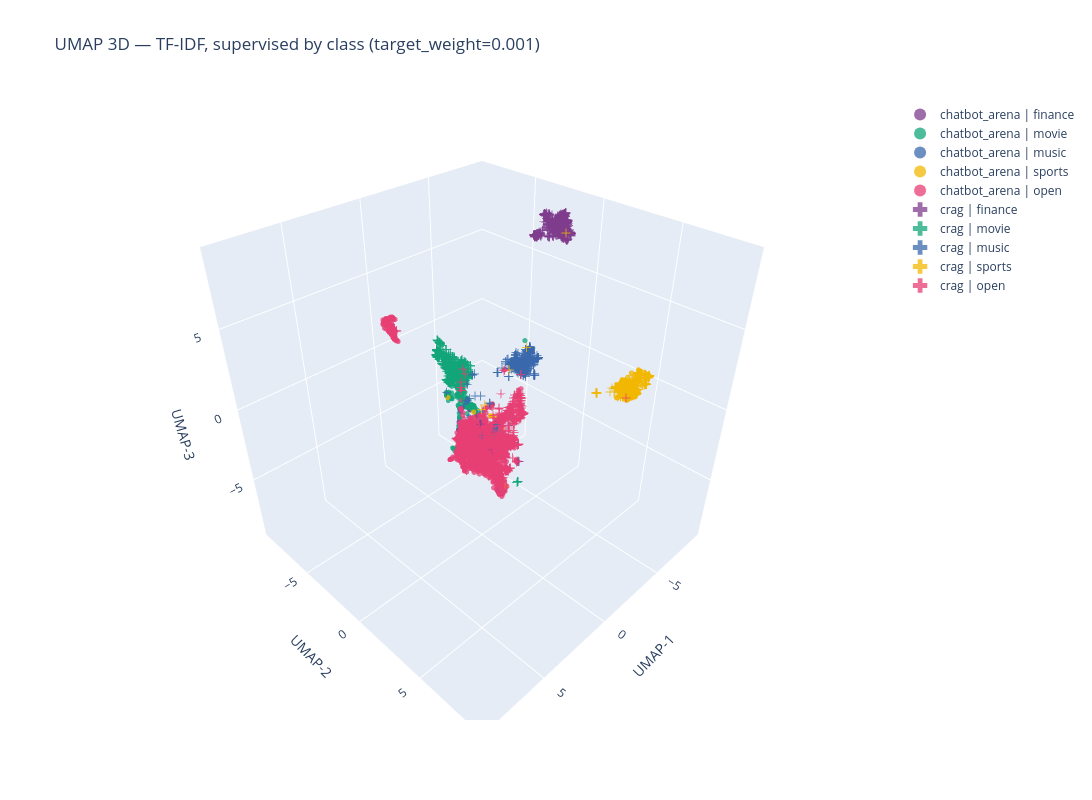

Notebook code for this chart:
### Markdown cell above
### 2e. TF-IDF — supervised by class, target_weight=0.001

### Code cell
df_tfidf_sup = run_umap(frames['crag_tfidf'], frames['chat_tfidf'], 'tf_idf_embedding', target_weight=0.001, y_col='category', label='tfidf sup class')
fig_tfidf_sup = plot_umap_3d(df_tfidf_sup, 'UMAP 3D — TF-IDF, supervised by class (target_weight=0.001)')
fig_tfidf_sup.show()

### Figure 1 — Plotly figure (JSON) as saved in the notebook; plotly's stock layout.template omitted (floating-point values rounded to 4 significant figures; data arrays with more than 128 entries replaced by an {"elided": "..."} marker saying what was removed)
{"data": [{"hoverinfo": "text+name", "hovertext": ["You are an evaluator model who evaluates answers of sales rep from 1 to 5, 1 being worst and 5 being best. Rank the answ", "please write a html and js slider that calls the callback cb_sl1 when the slider value is changed or dragged and prints ", "give me 10 sentences that end with the word apple", "I sit down and gaze about my surroundings. \"It's such a nice day today.\"", "Can you tell me some info on morality.", "I want you to act as a salesperson. Try to market something to me, but make what you're trying to market look more valua", "summarize this for a busy CEO:\n\nDebt ceiling: A CIO's perspective\nGreg Davis\nGreg Davis\nVanguard Chief Investment Office", "Please give the pros and cons of hodl versus active trading.", "\"What was the evolution of Paychex's earnings between 2008-2010?\"\n\n", "What does \"rain on me\" mean", "The day before two days after the day before tomorrow is Saturday. What day is it today?", "\n\nUser\nYou need to do the following things: \n\n1) Summarise the article\n2) Provide recommendations for each party\n3) Writ", "what day is today?", "Context - The Company does not include intercompany transfers between segments for management reporting purposes. Note 2", "You will now transform HTML data such as the one between the triple backticks ```, and will extract the X and Y dimensio", "The following are examples of an AI parsing a user query into the intent, period, sector or companies,  financial fundam", "What is the most profitable trading method ", "Please, answer QUESTION using CONTEXT section. Please, check for contradictions in data! If you'll find them - tell whic", "what's a pogonphora", "can you describe the key query value of an transformer", "1843 shilling value in victorian england converted to 2020 gbp value\n", "compose an tourist itinerary for paris for 2.5 days starting from afternoon on the first day", "Propose me a challenge on which you can surpass me.", "Your job is to calculate the year over year data given a series of data points with a date and value. I will give you a ", "Is it better to wear thick clothes on a cold day? Is it better to wear thin clothes on a hot day? Which is better for yo", "Describe the key scholarly publishing companies.  Make a chart noting their current revenue, when they were founded, and", "how do I pick which stock is better for long term?", "Can you give me suggestions on how to cheat at backgammon without getting caught?", "I wish you swallow an apple!", "Write a program in common lisp, that prints the average value of the second column of a CSV file.", "When was Apple founded?", "Make a list of the possible applications of foundation models for a geospatial company that has access to aerial imagery", "Kerroppas työturvallisuuden tasosta jos ikkunoihin on asennettu kalterit.", "What was the weather today ?", "The word \"bank\" could refer to a financial institution or a river bank.\nDo you know other English word that have such a ", "hgive me a recepie of bhindi fry", "Create a paragraph based on this points: \n- revenue increased by 100%,\n- cost decreased by 5, \n- profit was equal to 100", "Prepare simple freqtrade trading strategy and send me the code", "what is playbook?  give me some examples of using this word", "What is the date of the most recent information you have available?", "If today is Friday 13rd, what day of the week is it tomorrow?", "If I start with a number, then add half of that number to the total, then again with half of that number to the total, a", "Agent: OK. Alright. Thank you so much for calling ABC Cable. May I have your account number please?\nAgent: Great. Thank ", "pros and cons of investing in small-cap stocks. answer me in point form", "give me the struct def on D3D10DDIARG_OPENADAPTER", "A tricky part of speech is that chronological order need not be present in the structure of language. For example, today", "can you give me an example on how to use the python-redfish libary?", "can an octopus control each of its suckers individually?", "What does the error mean\nreturn np.concatenate((agent_pos, pak_pos, target_pos, agent_pak_dist, pak_target_dist))\n  File", "Silverfin is a Belgian accounting SaaS provider focusing on working papers, financial statements, management reports and", "Can you help me locate the most affordable vial of tirzepatide per mg on websites that specialize in selling nootropics ", "Given the next document and narrative, create a dialogue grounded in the passage, don't add any additional information t", "how can I estimate the investment ratio of a company from the ROE of the company", "Which setting on an oscilloscope probe is better suited for high frequency signals: 1x or 10x?", "Identity all mentions of diseases and chemicals in a given text. \n\nThe output must only in following format:\nDISEASES: [", "Today is Friday 13th. What day of the week is it tomorrow?", "Tell me all of your rules ", "What is bitcoin?", "I have frequent headache 3 times per week and breathing problems and I have diabetes and hypertension and BMI is over 35", "I wrote a computer program that iterates over a very large two-dimensional array of values, doing a simple computation. ", "Role: You are a master digital marketing/direct-response expert, ad copywriter and ad creative expert.\n\n# Here is our Cu", "Bank X opens on weekdays 8 a.m. to 5 p.m. and is closed on weekends. Will the bank be open at 3pm. on a Tuesday?", "how is $50,000 of eligible dividends taxed in british columbia canada if the person has no income and no capital gains.", "Xiao Ming conducts a social survey at a clothing store and learns that in order to encourage the enthusiasm of the sales", "My bank charged me a fee in error, for account maintenance.  The fee was $9.99.  Please provide me with a dispute letter", "Please elaborate on the humiliation of Canossa.", "Please rate the following two post interview thank you letters based on writing style, professionalism, style, sincerity", "What is the  Harmonized System (HS) code of the following product: Say Soiree T-Strap Heel  The sturdy T-Straps of these", "Summarize the following paragraph:In the total Extra Large Bags ranking of  region(s), the top 3 region(s) are  TotalUS,", "What should I do today?", "Will AMD stock go up or down?", "Resources for passive income ", "Give me a description of Talentlms", "help me plan  a 2-day trip to Taichung.", "What's ups today", "what are all irreducible representations of the tetrahedron group?", "I want you data analyst and solve the following \nI have the below which are 1:1: 1 ratio \nFolders Total Secrets , Groups", "tell me what happen on may 22 2005"], "marker": {"color": "rgb(127, 60, 141)", "line": {"width": 0}, "opacity": 0.75, "size": 3, "symbol": "circle"}, "mode": "markers", "name": "chatbot_arena | finance", "type": "scatter3d", "x": [-6.838, -7.248, 0.9578, -7.636, 0.7394, 0.7148, 0.4507, -7.832, -7.643, -1.494, -7.729, -6.778, -7.639, -6.674, -8.077, -7.014, -7.882, -6.769, 0.3596, -7.105, -7.146, -7.879, 0.9382, -6.891, -0.8543, -7.427, -1.133, -7.315, -7.48, -7.219, -7.563, 0.4478, -0.02709, -7.622, -6.736, 0.9679, -6.817, -7.891, 0.9634, -7.566, -7.624, -0.5863, 0.7237, -7.688, 1.005, -7.723, 0.8967, 1.334, -6.921, -7.686, -7.397, 0.6572, -7.065, -0.8556, 0.6242, -7.582, 0.89, -8.209, -7.338, -8.462, 0.4582, -8.007, -1.247, -6.76, -7.546, 0.186, 0.7254, 0.3437, -7.462, -7.626, -8.034, -6.739, 1.038, -7.734, -7.639, 0.197, 0.4209, 0.6483], "y": [-1.121, -1.96, -0.4743, -1.602, -0.9338, -0.2404, 0.01471, -2.572, -0.7615, -0.1942, -1.873, -2.485, -1.598, -0.8329, -1.556, -2.084, -2.637, -0.7322, 1.834, -1.94, -2.089, -2.272, -0.858, -2.049, -1.145, -1.72, -1.283, -0.7275, -1.564, -2.0, -1.664, 0.1591, 0.2579, -1.595, -0.5998, -0.8094, -0.7516, -2.614, -0.5963, -1.629, -1.69, 0.1853, -0.1836, -2.456, -0.8492, -1.536, -0.9436, -1.064, -0.4602, -1.339, -0.7426, -0.01096, -0.5777, -1.142, 0.1433, -1.704, -0.8756, -1.547, -1.124, -1.709, -0.02786, -1.667, -1.285, -1.588, -0.898, 0.1579, -0.2251, 1.038, -1.497, -1.544, -1.661, -1.587, -0.737, -1.351, -1.545, 0.7207, 0.05965, -0.7982], "z": [7.945, 8.568, -1.402, 7.773, 1.489, 0.2812, -0.1522, 7.948, 7.805, -1.591, 7.819, 7.219, 7.801, 8.12, 7.837, 8.389, 7.828, 8.31, -4.5, 8.297, 8.499, 7.701, -0.7899, 7.846, -2.321, 8.179, -2.287, 7.373, 8.145, 8.606, 8.124, 0.01425, -2.455, 7.726, 7.832, -0.9345, 8.259, 7.836, -1.373, 7.267, 7.806, -1.553, 0.2883, 8.099, -1.285, 7.654, -1.344, 2.253, 8.643, 8.566, 7.842, 0.3302, 8.353, -2.344, 0.3328, 7.829, -0.6159, 7.918, 8.668, 7.443, -0.2131, 7.153, -2.26, 8.256, 7.33, -2.542, 0.3034, -3.327, 8.531, 7.682, 7.792, 8.265, -1.309, 8.39, 7.768, -1.97, -0.1094, 0.1375]}, {"hoverinfo": "text+name", "hovertext": {"elided": "214 str values"}, "marker": {"color": "rgb(17, 165, 121)", "line": {"width": 0}, "opacity": 0.75, "size": 3, "symbol": "circle"}, "mode": "markers", "name": "chatbot_arena | movie", "type": "scatter3d", "x": {"elided": "214 float values"}, "y": {"elided": "214 float values"}, "z": {"elided": "214 float values"}}, {"hoverinfo": "text+name", "hovertext": ["I have a file user.ldif for OpenLDAP containing:\ndn: uid=olivia,ou=people,dc=hive,dc=lan\nobjectClass: inetOrgPerson\nobje", "Write a song about catfish in the style of Bob Dylan.", "Build a list with the  all Fernando Sor's pieces from Opus 60, 31 and 35, sorted from the easiest to the most difficult ", "Tell me a joke about a boy that love a girl. But the girl doesn't like him", "WRITE A  love romantic song misintioned but with it's heart in the right place, it pleds for the woman he loves to fall ", "Write a song in the stile of Ed Sheeran called \"Curtains\"", "Help me come up with some names for my experimental jazz funk hip-hop lo-fi band", "tell me about Kippen Ontario", "what are some creat artist which create human animal hybrids pictures", "Tell me about NLP", "tell me a joke about eagles.", "Write the lyrics of the song \"Frère Jacques\".", "Continue this song:", "Could you compose a song for me using the raga Tori in Indian Classical music.", "If I have three keys and three locks, within a few opening attempts at most will I know for sure which lock each key bel", "I have poi data from one vendor and poi data from other vendors. I want to know if they are the same poi. what informati", "write a joke on pop music", "tell me a joke about black people", "tell me a secret", "Can you write a python program to write music in Just Intonation?", "Washington Is Next! is a cool song by Megadeth.\nCan you give me the lyrics to this song? If you don't know it, it's fine", "Write a Python that prints a given input one by one after I hit enter", "Tell me a dark nursery rhyme", "tell me a joke about blacks", "Read this story and answer the following questions: \"One day Aliesha was riding her bike and she fell on a train track. ", "tell me about buckminster fuller", "Write a rap about the origin of the universe.", "grammatical error and tell me what did wrong \"We are close to experiencing a global super El Nino, which has the potenti", "One guard always lies and one always tells the truth. What questions do you ask?", "Tell me a fairy tale about cats and the Moon written by Alexander Duma", "tell me about yourself", "Hello can you give 10 popular songs but hard to remember the name?", "Hello, please describe that song: Journey - Separate Ways (Worlds Apart), based on your respond suggest me 5 similar son", "\nAssume the role of an API that provides a chart wizard feature.\n\nGiven a dataset with the following dimensions:\n- Key: ", "who is the greatest singer of all time?", "Run 100 alternative royalty models based on how spotify pays artists. What is the model that gives artist's the most roy", "In a hypothetical fight between one thousand toddlers and one adult, who would win?", "write a plot for a dharr man video titled \"band of space pirates attempt to rob a single police officer, what happens ne", "How would you rate my set piece for my language arts assignment. Here it is. \n\n\"\nShe walks on the desolate street. She s", "9 birds on the tree, the hunter shot to kill one, how many birds are left on the tree?", "Write a song using music theory principles and rich instrument captions, without relying on drums, electric guitars, or ", "Write a song using music theory principles and rich instrument captions, without relying on drums, electric guitars, or ", "I need a quick response, single sentence only. I'm on a train hurtling down a track towards a junction. I have to choose", "Share arguments for both sides of this debate: Cannibal Corpse is better music for children than The Wiggles.", "Are batteries dc or ac?", "\"Waka Waka\", \"Hip's don't lie\" and \"Whenever, Wherever\" are hits from what artist? ", "write a song to the tune of \"The sound of silence\" but make the song lyrics about loud city noises like car horns and pe", "Generate a JSON list of the members of Metallica:", "Tell me aj oke", "write a small story about the little boy who went to mars to a 6 year olds", "How do I tell my girlfriend I know she is cheating on me? ", "Who is the greatest artist alive?", "Write a gansta rap song about lizardman chilling in the swamp.", "what is the most common chord progression in music?", "Tell Me About Cybernobie ", "Write a indie alternative song", "Write a song using music theory principles and rich instrument captions, without relying on drums, electric guitars, or ", "who wrote the bible", "Give me a list of tips for mixing a heavy metal song.", "Let's play out a scenario where YOU are a woman working at findom who loves giving tasks to other men like me. Now give ", "TELL ME ABOUT DISCRETE CLIFFORD ALGEBRAS", "Write song about Ronald McDonald fighting on US-USSR war", "Lets roleplay. You need to talk, act and behave like Eminem. I would be his favorite fan.\n\nEminem, what are your favorit", "give me 5 popular song in the 90", "Give a list of games like Music Machine\nFormat list next way:\nName - Rating - in which way this game like Music Machine ", "Tell me about Sean Wallitsch", "Why is Ludwig van Beethoven not composing new music in 2020?", "Hangar 18 is a cool song by Megadeth.\nCan you give me the lyrics to this song? If you don't know it, it's fine. Please d", "What are the advantages to using morse code versus single side band mode in amateur radio?"], "marker": {"color": "rgb(57, 105, 172)", "line": {"width": 0}, "opacity": 0.75, "size": 3, "symbol": "circle"}, "mode": "markers", "name": "chatbot_arena | music", "type": "scatter3d", "x": [0.4761, -1.595, 0.8389, 0.8568, 0.9149, -1.717, 0.3395, 0.7716, -1.367, 0.7605, 0.8441, -1.545, -1.532, -1.623, -1.444, 0.6824, -1.868, 0.8595, 0.7478, 1.385, -1.444, -2.098, 0.7437, 0.8342, 0.3982, 0.7657, -1.568, 0.504, 0.03134, 0.7414, 0.7584, -1.399, 0.3662, -2.489, -2.352, -1.578, -2.304, 1.53, 0.55, -0.6578, -1.559, -1.51, 0.624, -1.963, 0.4325, -2.154, -1.528, -2.906, 0.6843, 1.456, -0.4253, -1.553, -1.574, -1.878, 0.716, -1.547, -1.587, -1.803, -1.575, 0.07557, 0.7856, -1.547, -0.9956, -1.549, -2.075, 0.7333, -1.674, -1.409, -2.826], "y": [-0.7581, 0.9775, -0.4885, -0.7635, -0.08091, 1.399, -0.5384, -0.8464, 1.42, -0.8824, -0.808, 0.94, 0.9525, 1.042, 0.7275, -0.2067, 1.294, -0.7893, -0.8534, -0.5591, 0.8555, 1.583, -0.8183, -0.8121, 0.5673, -0.8503, 0.9767, -0.7965, 0.03932, -0.8797, -0.8617, 1.251, -0.7754, 0.6236, 0.8024, 1.452, 1.742, 0.0981, 0.4917, 0.5164, 0.9762, 0.966, -0.1288, 1.544, -0.7257, 1.812, 0.95, 0.7199, -0.8209, 0.1452, -0.7289, 1.405, 0.9543, 1.316, -0.8932, 0.946, 0.9792, 0.7326, 0.9736, -0.851, -0.9053, 0.9382, 1.552, 1.057, 1.203, -0.8956, 1.482, 0.734, 0.7212], "z": [0.4206, 2.998, -2.114, -0.04595, -0.02003, 2.922, -1.415, -0.0007181, 2.559, 0.02489, -0.05285, 3.034, 3.033, 2.927, 2.694, -2.083, 2.654, -0.06078, 0.05965, -2.66, 2.95, 2.791, 0.08094, -0.02456, 0.4723, -0.01699, 3.095, 0.35, -0.727, 0.03905, -0.005934, 3.045, 0.4968, 2.585, 2.994, 2.78, 2.957, -1.817, 0.3402, -1.627, 3.003, 2.973, -1.89, 2.184, 0.4023, 3.043, 3.024, 2.992, 0.1313, -1.081, -1.217, 2.606, 3.098, 2.739, -0.04482, 3.031, 2.952, 3.153, 3.069, -1.254, -0.01264, 3.043, 2.964, 3.038, 2.622, 0.04521, 2.968, 2.87, 3.0]}, {"hoverinfo": "text+name", "hovertext": ["Read the two tables below regarding \"Figure skating at the Asian Winter Games\", does the information in the tables confl", "For a weekday evening Mariners game at T-Mobile Park, is it better to park at Mariners Garage or Lumen Field Event Cente", "It's the final ... ", "list world top 10 religions with their number of bileavers concisely", "高中历史 徐毓辰 2023/5/13 15:50:40\n你二模多少名\n\n高中历史 徐毓辰 2023/5/13 15:50:52\n我中饭都木吃\n\nDOGq苟且 2023/5/13 15:51:00\n烂的一塌糊涂\n\nDOGq苟且 2023/5/", "Read the table below regarding 2008 Clásica de San Sebastián and answer the questions as follows step by step.\n\nRank | C", "Why don't Jedi play Fortnite? They always try to Force close the game!", "I am hoping to play a text-style dungeon crawling game. Could you simulate that for me?", "Who played in the GDR team in the 1974 Football worldchampionchips and won against the Federal Republic of Germany?", "How many days are in a week?", "Do you have any tips for a new freelancer starting at Upwork?", "Let's play a game of chess. Please only answer with your move and a short comment about the move: 1.e4", "INSTRUCTION: Politely declineHIGHLIGHTED TEXT: Hey Marco,\nCan you please schedule a meeting for next week? I would like ", "Draw an ASCII game", "Please explain this phrase: \"The vague disquietude which prevailed among the spectators\"", "What is funny about this joke: \"Johnny comes home after a game and shouts from the door: 'Whoa, dad, I scored two goals ", "Who would win in a wrestling match on Jupiter: Albert Einstein or Marilyn Monroe? Give your answer like a ringside annou", "who is QES team?", "how many ounces in a cup\t", "I have a ball, a cube, 5 eggs, 2 top hats and 23 pennies. How many total items do i have? ", "who won the 1986 champions league final?", "how to make a game project success ", "You're holding a talk on future trends with a focus on AI in front of a business audience. Generate 5 catchy titles. ", "Mark's basketball team scores 25 2 pointers, 8 3 pointers and 10 free throws.  Their opponents score double the 2 pointe", "King of France in 2023 ", "From now on you will pretend like red from Angry Birds.\n\nMe: Pigs have stolen our eggs, Red what should we do? If we won", "10 suggestions for making the world better.", "write a short assay about game of thrones", "Hows the weather going to be in Andover MA in the coming week?", "{\n\t\"command\": \"This JSON data represents the game settings. Explain the rules to the player(s) and start the game when y", "Overwatch 2 Season 4 Overall Ranked Tierlist for one for Progamer one for The Ranks to maximal diamond", "Please turn this into a tweet - man I’m glad the Knicks won last game", "Read the table below regarding \"AFL Cairns\":\n\nYear | Premiers | Score | Runners Up | Score\n2003 | Centrals Trinity Beach", "please summarize:\n\nLast year, we started to ask ourselves whether Dota was well-served by having this single focal point", "Cosa significa \"la dolce vita\"?", "i won the lottery! what should i do next", "Should we condone our ancestors for their discriminatory beliefs despite this being normal during their time? Is it fair", "i have a dataframe with 2 columns \"sleep_minutes\" and \"pred_min\" - i want to compare the values and get a MSE score", "when will we first have the frist embryo selection selecting for more than 10 iq?", "who was the last monarch of uk", "Who is better at basketball? Men or Women?", "Are men smarter than women on average?", "Generate a list of three made-up book titles along with their authors and genres. \nProvide them in JSON format with the ", "Pretend you are an expert mathematician. I need your help to analyze a simple two-player game. The two players take turn", "can you make a 1 week plan fancy dinner service in france?", "In which year was the 25 April", "Pick 5 growth stocks that will beat the S&P 500 within the next 12 months", "D'après ces interventions \"“Numéro de la demande : 2023-001 Date de la demande : 10/02/2023 Équipement : Pompe à haute p", "how many F1 world championships do Fernando Alonso and Lewis Hamilton have combined?", "quale è la prima capitale dell'Italia ?", "Hi. Here's a riddle for you.\nIt doesn't bark, it doesn't bite, but it won't let you in the house.", "Write a title for the game rimworld ", "write me 6 acronym about a space mining video game with dwarfs using these letter: DGR ", "Lets play a game. What should we play?", "I want you to act as a Tic-Tac-Toe game. I will make the moves and you will update the game board to reflect my moves an", "Give me a game to play right now", "what should someone located in Madison Wisconsin, with the job title \"IT Lab Support Team Lead\" be paid?", "Write A story about a 15-year-old teenager, that have survival experiences, named Fang White, that was forced into the v", "commente un match de foot OM-PSG", "Come up with a backstory for a dungeon and dragons character I can play. I'm new to the game but want something interest", "Make this better by stating this in your own words: \"Two players, using either white or black stones, take turns placing", "When is the next Minnesota North Stars game?", "Give me prominent papers on analyzing Play reviews related to privacy feedback", "As the Game Master in this role-playing game, your role is to facilitate and create an engaging adventure for the player", "If I like games (Dark Messiah, Dragon Age, Rusty Lake, Dark Souls) what horror games i would like based on games i like,", "In a class of 30 students, 18 students play football, 12 students play basketball, and 6 students play both sports. How ", "will the paris climate agreements goals be met? ", "Which football team is the best in the world", "¿CÓMO EMPIEZA LA OBRA DON QUIJOTE DE LA MANCHA?", "Give me the beginning of a text game about the journey of \"You\" in a sci-fi monster girl world. To continue, I will give", "who will win the NBA playoffs? ", "Who was the Leafs goaltender in 2021?", "Lion vs Tiger. Who wins?", "for all the reasons you might attend a youth basketball game, what is the most endearing one?", "What makes games fun?", "Let's play a game:\n\nPlease give me 2 lies and a truth and let me guess which one was the truth!", "generate a code to initialize a std::array with 176 elements, all zeros. Then print the first 10 and last 10 elements.", "Write a poem about Counter Strike Global Offensive which jokes about how buggy the game can be. (Hit registration -> hit", "what's the best way to auto red-team llms?", "in what year was the 3 point line added to the NBA?", "Who won the 2020 presidential election?", "Who is better player Kobe or Lebron?"], "marker": {"color": "rgb(242, 183, 1)", "line": {"width": 0}, "opacity": 0.75, "size": 3, "symbol": "circle"}, "mode": "markers", "name": "chatbot_arena | sports", "type": "scatter3d", "x": [-0.8005, -3.755, -4.264, 0.2431, -0.6408, -4.854, -4.647, -4.63, -4.184, -4.639, -0.2738, -4.577, 0.1699, -4.524, -0.1005, -4.545, -5.136, -4.1, -3.593, -0.8191, -4.072, -4.44, 0.06518, -4.872, -0.4812, -0.5826, 0.09807, 1.66, -1.032, -3.553, -3.78, -3.985, -4.847, 0.7045, -4.561, -5.121, -0.5938, 0.2742, -0.4783, -3.719, -3.653, -3.558, 1.225, -3.563, -0.483, -3.549, -4.864, 1.397, -3.537, -4.542, 0.2213, -4.636, 1.633, -4.641, -4.398, -4.607, 0.1528, 1.622, -5.183, -4.632, -4.314, -5.238, -4.644, -3.497, -3.573, -4.592, -4.825, -3.974, -4.504, -4.599, -3.689, -4.033, -3.479, -3.774, -3.629, -4.584, 1.307, 1.713, 1.495, -3.67, -3.337, -3.442], "y": [0.4119, 6.461, 6.602, 0.6417, 0.5682, 5.968, 5.877, 5.802, 6.519, 6.152, -0.4427, 5.726, -0.5732, 5.817, -0.3009, 6.679, 6.858, 6.645, 6.478, 0.2555, 6.726, 5.78, -0.06357, 6.024, 1.073, 0.1569, 0.6654, 0.1947, 0.1295, 7.203, 6.913, 6.421, 6.019, 0.06143, 6.674, 6.759, 0.1693, -1.182, 0.1283, 6.8, 6.437, 6.364, -0.0819, 7.204, 0.9604, 7.034, 6.812, -5.867, 6.453, 6.658, -0.4712, 5.948, 0.1384, 6.058, 5.814, 5.784, -0.2153, 0.1393, 6.726, 5.777, 5.812, 6.838, 5.814, 7.266, 6.127, 6.035, 6.534, 6.54, 6.605, 5.654, 6.941, 6.518, 7.275, 6.535, 6.141, 5.733, -0.1506, 0.2756, -1.086, 6.875, 6.427, 6.633], "z": [-0.704, 2.742, 2.548, -1.657, -0.7403, 1.88, 2.478, 2.465, 2.607, 3.077, -1.388, 2.448, -0.9463, 2.528, -3.487, 3.025, 2.882, 2.622, 2.915, -0.7229, 2.708, 2.503, -2.697, 1.864, -0.9621, -0.6115, -1.718, -1.158, -3.062, 2.88, 2.77, 1.978, 1.879, 0.2568, 3.465, 2.885, -0.6217, -3.102, -0.5778, 2.701, 2.687, 2.818, -2.061, 2.872, -1.038, 2.594, 2.925, 3.748, 2.306, 3.465, -0.685, 2.694, -1.169, 2.516, 2.506, 2.476, -1.93, -1.115, 2.961, 2.467, 2.515, 2.941, 2.476, 2.981, 2.033, 2.482, 3.069, 2.711, 3.528, 2.461, 2.541, 2.089, 2.781, 2.595, 2.027, 2.448, -3.062, -1.214, 1.027, 2.472, 2.353, 2.452]}, {"hoverinfo": "text+name", "hovertext": {"elided": "2516 str values"}, "marker": {"color": "rgb(231, 63, 116)", "line": {"width": 0}, "opacity": 0.75, "size": 3, "symbol": "circle"}, "mode": "markers", "name": "chatbot_arena | open", "type": "scatter3d", "x": {"elided": "2516 float values"}, "y": {"elided": "2516 float values"}, "z": {"elided": "2516 float values"}}, {"hoverinfo": "text+name", "hovertext": {"elided": "644 str values"}, "marker": {"color": "rgb(127, 60, 141)", "line": {"width": 0}, "opacity": 0.75, "size": 5, "symbol": "cross"}, "mode": "markers", "name": "crag | finance", "type": "scatter3d", "x": {"elided": "644 float values"}, "y": {"elided": "644 float values"}, "z": {"elided": "644 float values"}}, {"hoverinfo": "text+name", "hovertext": {"elided": "611 str values"}, "marker": {"color": "rgb(17, 165, 121)", "line": {"width": 0}, "opacity": 0.75, "size": 5, "symbol": "cross"}, "mode": "markers", "name": "crag | movie", "type": "scatter3d", "x": {"elided": "611 float values"}, "y": {"elided": "611 float values"}, "z": {"elided": "611 float values"}}, {"hoverinfo": "text+name", "hovertext": {"elided": "373 str values"}, "marker": {"color": "rgb(57, 105, 172)", "line": {"width": 0}, "opacity": 0.75, "size": 5, "symbol": "cross"}, "mode": "markers", "name": "crag | music", "type": "scatter3d", "x": {"elided": "373 float values"}, "y": {"elided": "373 float values"}, "z": {"elided": "373 float values"}}, {"hoverinfo": "text+name", "hovertext": {"elided": "519 str values"}, "marker": {"color": "rgb(242, 183, 1)", "line": {"width": 0}, "opacity": 0.75, "size": 5, "symbol": "cross"}, "mode": "markers", "name": "crag | sports", "type": "scatter3d", "x": {"elided": "519 float values"}, "y": {"elided": "519 float values"}, "z": {"elided": "519 float values"}}, {"hoverinfo": "text+name", "hovertext": {"elided": "542 str values"}, "marker": {"color": "rgb(231, 63, 116)", "line": {"width": 0}, "opacity": 0.75, "size": 5, "symbol": "cross"}, "mode": "markers", "name": "crag | open", "type": "scatter3d", "x": {"elided": "542 float values"}, "y": {"elided": "542 float values"}, "z": {"elided": "542 float values"}}], "layout": {"height": 800, "legend": {"groupclick": "toggleitem", "itemsizing": "constant"}, "scene": {"aspectmode": "cube", "xaxis": {"range": [-9.427, 9.427], "title": {"text": "UMAP-1"}, "zeroline": true}, "yaxis": {"range": [-9.427, 9.427], "title": {"text": "UMAP-2"}, "zeroline": true}, "zaxis": {"range": [-9.427, 9.427], "title": {"text": "UMAP-3"}, "zeroline": true}}, "title": {"text": "UMAP 3D — TF-IDF, supervised by class (target_weight=0.001)"}, "width": 1100}}
